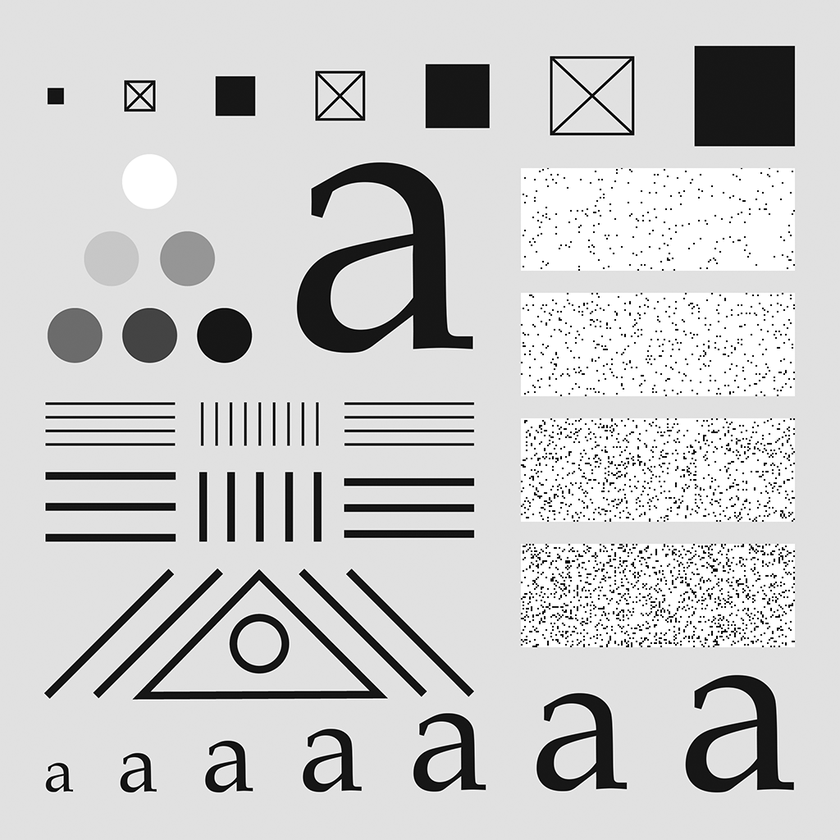
%> input picture PROJECT_7/testpattern1024.tif, 840 x 840 px, shrunk from 1024 x 1024 before the run
$ octave PEDRO_MATIAS_PROJECT_7.m   (GNU Octave 9; MATLAB toolbox functions it lacks are replaced by stand-ins)
%> lines starting %> are read from the running program, lines starting %| are printed output that depends on the picture; in (x1, y1, x2, y2) boxes, pixels count from 0 and x2, y2 are one past the last pixel; in counts of white or black regions, pixels touching at a corner belong together; the program's own positions count from 1
### PROJECT_7/imagePad4e.m
function [g] = imagePad4e(f,r,c,padtype)
% [7 lines of commented-out code are left out]
[M,N] = size(f);

% Prototipo de G, com r linhas em cima e em baixo
% e c colunas na esquerda e na direita
Mnew = M+2*r;
Nnew = N+2*c;
g  = im2uint8(zeros(Mnew,Nnew));
if nargin == 3
   % Se tiver so 3 parametros de entrada o default é pad zeros
   % copia da matriz f na submatriz g
   g(1+r:Mnew-r , 1+c:Nnew-c) = f;

elseif nargin == 4
    % Se tiver 4, o quarto é o padtype
    switch padtype
        case 'zeros'
            % copia da matriz f na submatriz g
            g(1+r:Mnew-r , 1+c:Nnew-c) = f;

        case 'replicate'

            % Replicação nas linhas acima
            for x = 1:r
                g(x,1+c:Nnew-c) = f(1,:);
            end
            % Replicação nas linhas abaixo
            for x = Mnew-r:Mnew
                g(x,1+c:Nnew-c) = f(M,:);
            end
            % Replicação nas colunas à esquerda
            for y = 1:c
                 g(1+r:Mnew-r,y) = f(:,1);
            end
            % Replicação nas colunas à direita
            for y = Nnew-c:Nnew
                 g(1+r:Mnew-r,y) = f(:,M);
            end
            % Preenchimento das submatrizes de quina (cantos)
            g(1:r , 1:c)                = f(1,1); %superior esquerda
            g(Mnew-r:Mnew ,1:c)         = f(M,1); %inferior esquerda
            g(1:r , Nnew-c:Nnew)        = f(1,N); %superior direito
            g(Mnew-r:Mnew ,Nnew-c:Nnew) = f(M,N); %inferior direito

            % copia da matriz f para a submatriz g
            g(1+r:Mnew-r , 1+c:Nnew-c) = f;

        otherwise
            warning('padtype não definido, apenas zeros e replicate');

end

end

### PROJECT_7/PEDRO_MATIAS_PROJECT_7.m
%% TESTE DE EQUALIZAÇÃO DE HISTOGRAMA

% Lendo as imagens de teste
f = imread('testpattern1024.tif');
%> f is the input picture: size 840x840 uint8; min 0, max 255, mean 204.3

% Obtendo os padding zeros e replicate de 3 colunas e 3 linhas
g1 = imagePad4e(f,3,3); % Padding Zeros
%> in imagePad4e, `g(1+r:Mnew-r , 1+c:Nnew-c) = f;`:
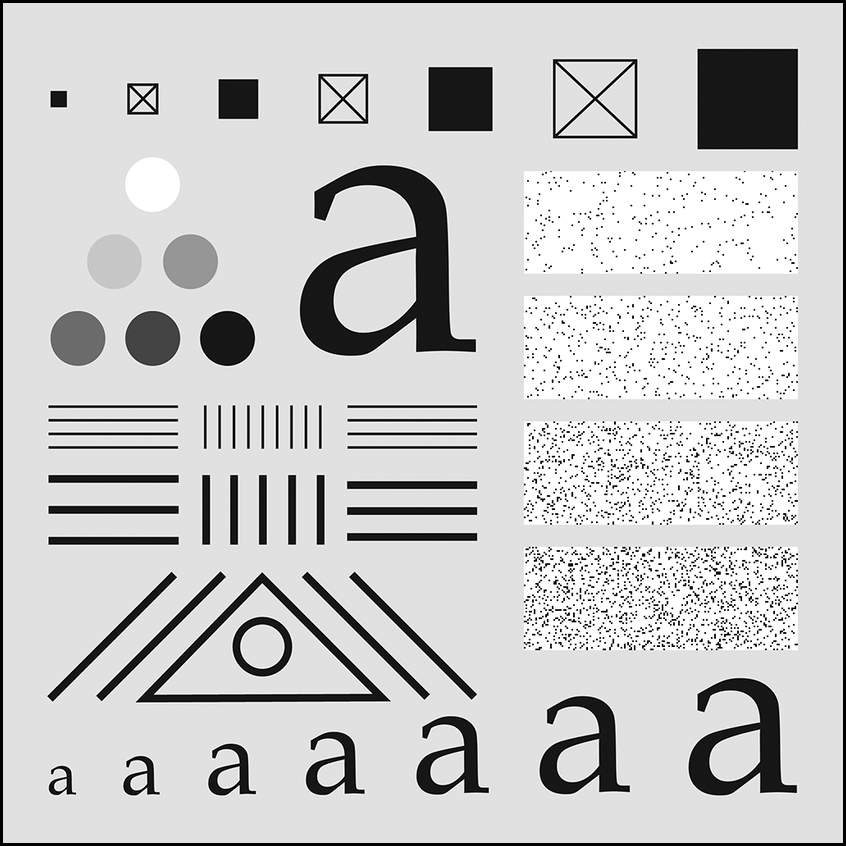
%> g: size 846x846 uint8; min 0, max 255, mean 201.4
g2 = imagePad4e(f,3,3,'replicate');
%> call 2 of imagePad4e, with r = 3, c = 3, padtype = 'replicate'
%> after the loop in imagePad4e (call 2), `for x = 1:r`:
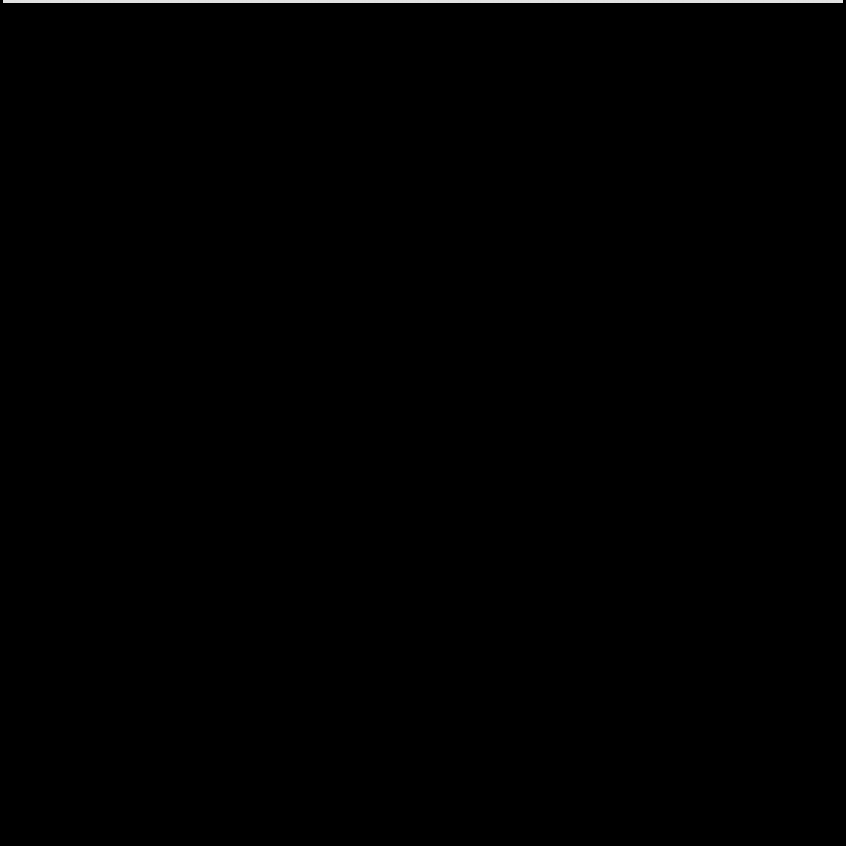
%> g: size 846x846 uint8; min 0, max 225, mean 0.8
%> after the loop in imagePad4e (call 2), `for x = Mnew-r:Mnew`:
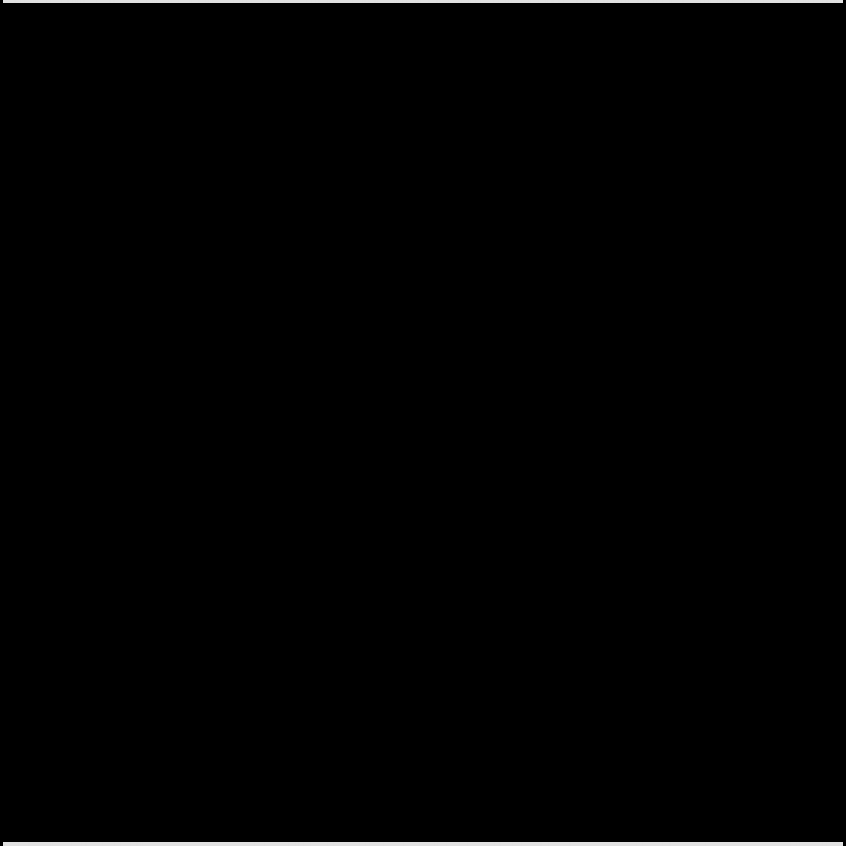
%> g: size 846x846 uint8; 0.47% of pixels changed, all inside (x1, y1, x2, y2) = (3, 842, 843, 846)
%> after the loop in imagePad4e (call 2), `for y = 1:c`:
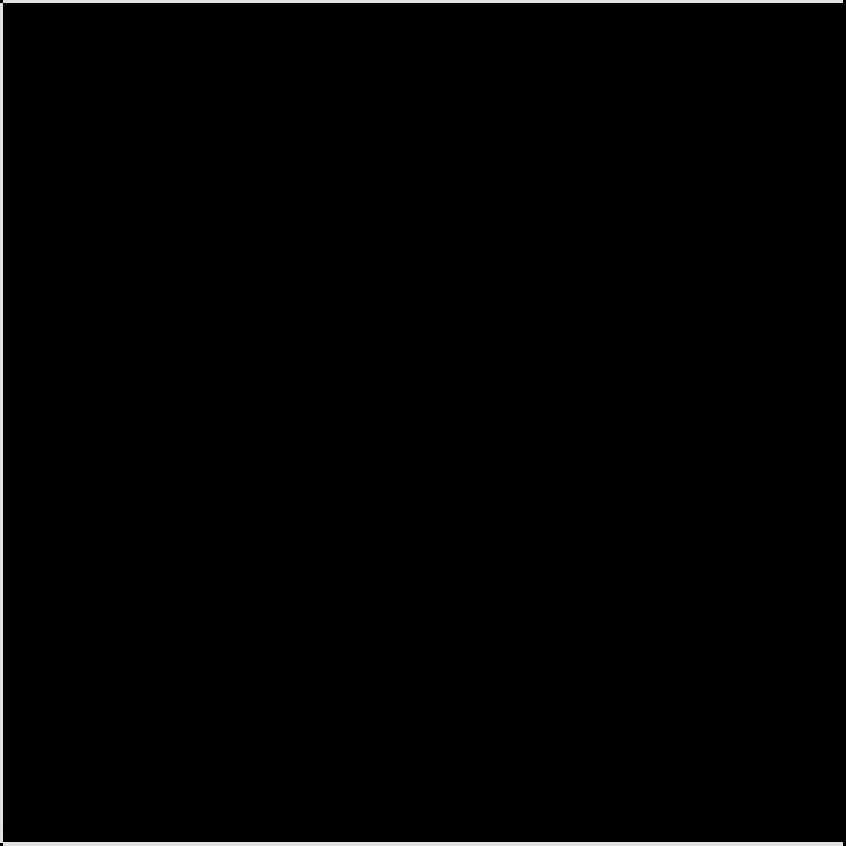
%> g: size 846x846 uint8; 0.35% of pixels changed, all inside (x1, y1, x2, y2) = (0, 3, 3, 843)
%> after the loop in imagePad4e (call 2), `for y = Nnew-c:Nnew`:
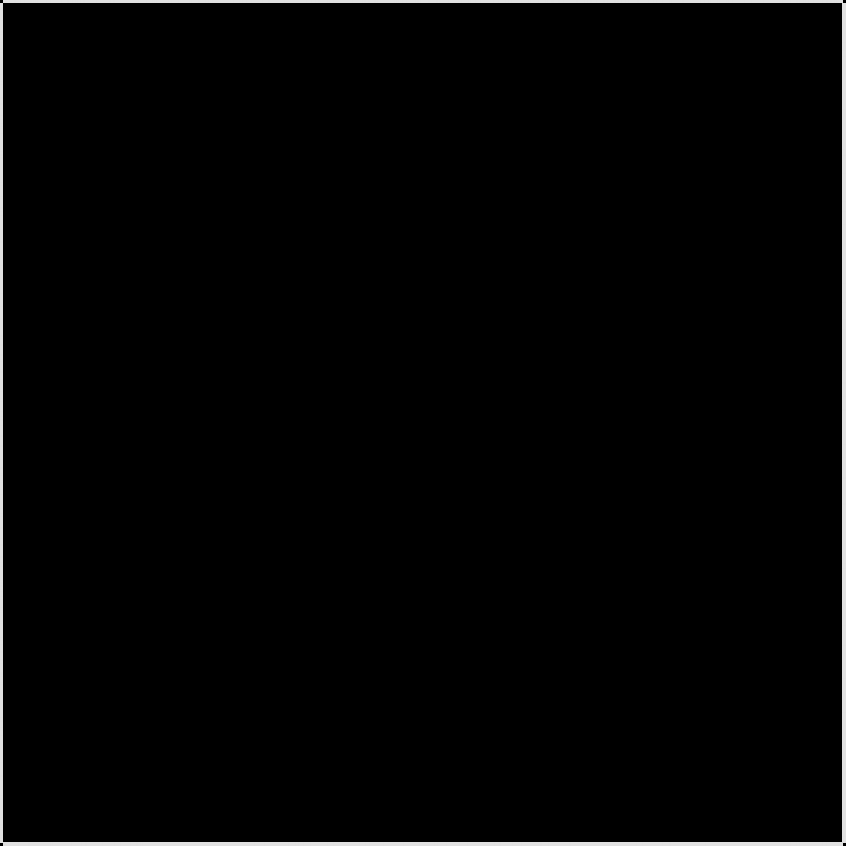
%> g: size 846x846 uint8; 0.47% of pixels changed, all inside (x1, y1, x2, y2) = (842, 3, 846, 843)
%> in imagePad4e (call 2), `g(1:r , 1:c)                = f(1,1);`: g: size 846x846 uint8; under 0.01% of pixels changed, all inside (x1, y1, x2, y2) = (0, 0, 3, 3)
%> in imagePad4e (call 2), `g(Mnew-r:Mnew ,1:c)         = f(M,1);`: g: size 846x846 uint8; min 0, max 225, mean 3.7; mean of the top-left, top-right, bottom-left and bottom-right quarters 3.2, 3.7, 3.7, 4.2

% Apresentando as imagens
figure;imshow(g1,[]);
figure;imshow(g2,[]);

%% COMENTARIOS SOBRE OS METODOS DE PADDING
% No caso do zeros quanto maior os parametros r e c, maior fica a borda
% produzida com o padding, afinal ele adiciona linhas e colunas com pixels
% pretos.
% No caso do padding replicate a imagem não apresenta o contorno, ela fica
% semelhante a orginal devido estar expandido a imagem com a copia da
% intensidades da borda. Se torna mais adequada para aplicações de filtro
